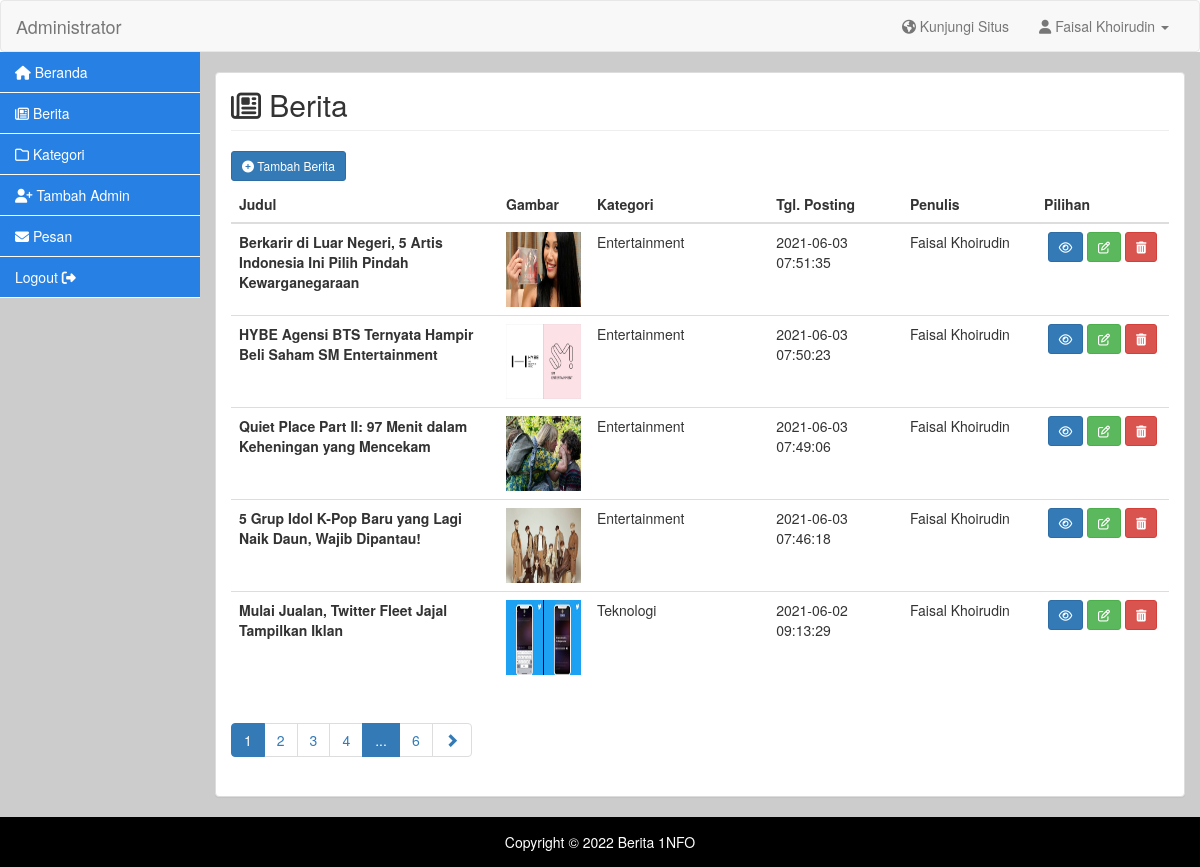
The page /webadmin/berita-data.php (signed in) on the database its author committed.
### tables this page shows
CREATE TABLE `berita` (
  `id_berita` int(11) NOT NULL,
  `judul` varchar(100) NOT NULL,
  `id_kategori` int(11) NOT NULL,
  `gambar` varchar(100) NOT NULL,
  `teks_berita` text NOT NULL,
  `tgl_posting` datetime NOT NULL,
  `id_admin` int(11) NOT NULL,
  `dilihat` int(11) NOT NULL
);

CREATE TABLE `kategori` (
  `id_kategori` int(11) NOT NULL,
  `kategori` varchar(30) NOT NULL
);

### config/config.php (called while the page is built)
<?php
$base_url = 'http://localhost/ebisnis/';
?>

### webadmin/berita-data.php (the view, shortened to what this page needs)
<?php include ("header.php"); ?>
<?php
$limit = 5;
if(isset($_GET['p']))
{
    $noPage = $_GET['p'];
}
else $noPage = 1;
$offset = ($noPage - 1) * $limit;
$sql = "SELECT berita.id_berita, berita.judul, admin.id_admin, berita.gambar, berita.tgl_posting, admin.nama_admin, kategori.kategori
FROM berita
INNER JOIN admin ON berita.id_admin = admin.id_admin
INNER JOIN kategori ON kategori.id_kategori = berita.id_kategori
ORDER BY berita.tgl_posting DESC
LIMIT ".$offset.",". $limit;
$qry = $koneksi->query($sql) or die($koneksi->error);
$sql_rec = "SELECT id_berita FROM berita";
$total_rec = $koneksi->query($sql_rec);
$total_rec_num = $total_rec->num_rows;
$total_page = ceil($total_rec_num/$limit);
?>
<div class="container-fluid body">
	<div class="row">
		<div class="col-lg-2 sidebar">
			<?php include 'sidebar.php'; ?>
		</div>
		<div class="col-lg-10 main-content">
			<div class="panel panel-default">
				<div class="panel-body">
					<div class="row">
						<div class="col-md-12">
							<h2 class="page-header"><i class="fa fa-newspaper-o"></i> Berita</h2>
						</div>
					</div>
					<div class="row">
						<div class="col-md-12">
							<a href="berita-tambah.php" class="btn btn-sm btn-primary">
								<i class="fa fa-plus-circle"></i> Tambah Berita
							</a>
							<table class="table table-hover">
								<thead>
									<tr>
										<th width="30%">Judul</th>
										<th width="5%">Gambar</th>
										<th width="20%">Kategori</th>
										<th width="15%">Tgl. Posting</th>
										<th width="15%">Penulis</th>
										<th width="15%">Pilihan</th>
									</tr>
								</thead>
								<tbody>
									<?php while ($news_list = $qry->fetch_assoc()) { ?>
									<tr>
										<td><strong><?php echo $news_list['judul']; ?></strong></td>
										<td>
											<img src="../images/<?php echo $news_list['gambar']; ?>" height="75"
												width="75">
										</td>
										<td><?php echo $news_list['kategori']; ?></td>
										<td><?php echo $news_list['tgl_posting']; ?></td>
										<td><?php echo $news_list['nama_admin']; ?></td>
										<td align="center">
											<?php if ($news_list['id_admin'] == $_SESSION['id_admin'] or $_SESSION['level']=='admin') { ?>
											<a class="btn btn-sm btn-primary" target="_blank"
												href="<?php echo $base_url.'detail.php?id='.$news_list['id_berita']; ?>">
												<i class="fa fa-eye"></i>
											</a>
											<a href="berita-edit.php?id=<?=$news_list['id_berita']?>"
												class="btn btn-sm btn-success">
												<i class="fa fa-edit"></i>
											</a>
											<a onclick="return confirm('Anda Yakin Ingin Menghapus Data Ini?');"
												href="berita-hapus.php?id=<?=$news_list['id_berita']?>"
												class="btn btn-sm btn-danger">
												<i class="fa fa-trash"></i>
											</a>
											<?php } ?>
										</td>
									</tr>
									<?php } ?>
								</tbody>
							</table>
						</div>
						<div class="col-md-12">
							<ul class="pagination">
								<?php for ($page=1; $page <= $total_page ; $page++) { ?>
								<?php if ((($page >= $noPage - 3) && ($page <= $noPage + 3)) || ($page == 1) || ($page == $total_page)) { ?>
								<?php
										if ($page==$total_page && $noPage <= $total_page-5) echo "<li class='active'><a>...</a></li>";
            							if ($page == $noPage) echo "<li class='active'><a href='#'>".$page."</a></li> ";
            							else echo " <li><a href='".$_SERVER['PHP_SELF']."?p=".$page."'>".$page."</a></li> ";
									?>
								<?php } ?>
								<?php } ?>
								<?php if ($noPage < $total_page) { ?>
								<li>
									<a href="<?php echo "berita.php?p=".($noPage+1); ?>">
										<i class="glyphicon glyphicon-chevron-right"></i>
									</a>
								</li>
								<?php } ?>
							</ul>
						</div>
					</div>
				</div>
			</div>
		</div>
	</div>
</div>
<?php include ("footer.php"); ?>

### rows shown on the page
berita: judul "Berkarir di Luar Negeri, 5 Artis Indonesia Ini Pilih Pindah Kewarganegaraan", gambar (picture), id_kategori.kategori "Entertainment", tgl_posting "2021-06-03 07:51:35", id_admin.nama_admin "Faisal Khoirudin"
berita: judul "HYBE Agensi BTS Ternyata Hampir Beli Saham SM Entertainment", gambar (picture), id_kategori.kategori "Entertainment", tgl_posting "2021-06-03 07:50:23", id_admin.nama_admin "Faisal Khoirudin"
berita: judul "Quiet Place Part II: 97 Menit dalam Keheningan yang Mencekam", gambar (picture), id_kategori.kategori "Entertainment", tgl_posting "2021-06-03 07:49:06", id_admin.nama_admin "Faisal Khoirudin"
berita: judul "5 Grup Idol K-Pop Baru yang Lagi Naik Daun, Wajib Dipantau!", gambar (picture), id_kategori.kategori "Entertainment", tgl_posting "2021-06-03 07:46:18", id_admin.nama_admin "Faisal Khoirudin"
berita: judul "Mulai Jualan, Twitter Fleet Jajal Tampilkan Iklan", gambar (picture), id_kategori.kategori "Teknologi", tgl_posting "2021-06-02 09:13:29", id_admin.nama_admin "Faisal Khoirudin"

### other values the page prints
$_SESSION['nm_admin'] "Faisal Khoirudin"
